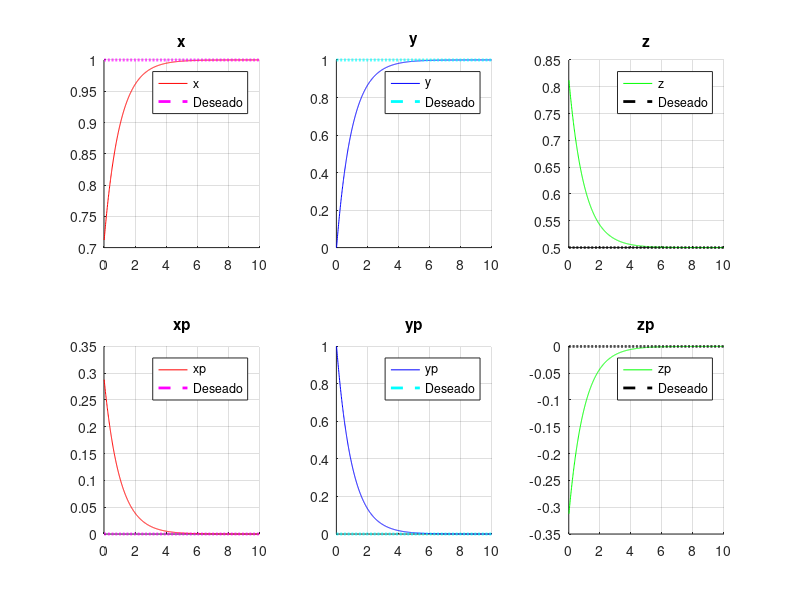
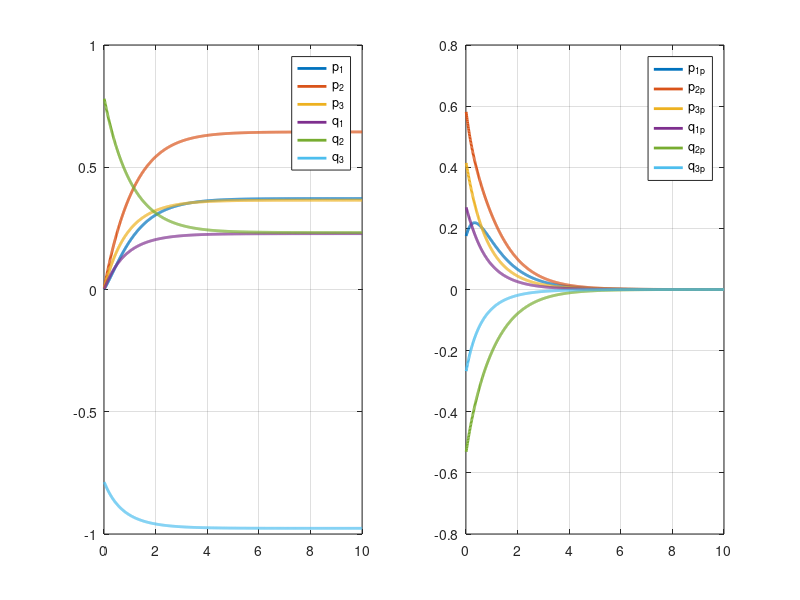

Write MATLAB code to recreate these figures, in order.
%% Actividad 7: Manipulador en omnidireccional
% close all; 
figure
clear; clc;

%% Funciones
% Matriz Jacobiana
J = @(q) [ 1, 0, - sin(q(3))/4 - (cos(q(3))*sin(q(4))*(5*cos(q(5) + q(6)) + 6*cos(q(5))))/20 - (cos(q(4))*sin(q(3))*(5*cos(q(5) + q(6)) + 6*cos(q(5))))/20, -(sin(q(3) + q(4))*(5*cos(q(5) + q(6)) + 6*cos(q(5))))/20, -(cos(q(3) + q(4))*(5*sin(q(5) + q(6)) + 6*sin(q(5))))/20, -(cos(q(3) + q(4))*sin(q(5) + q(6)))/4;
         0, 1,   cos(q(3))/4 + (cos(q(3))*cos(q(4))*(5*cos(q(5) + q(6)) + 6*cos(q(5))))/20 - (sin(q(3))*sin(q(4))*(5*cos(q(5) + q(6)) + 6*cos(q(5))))/20,  (cos(q(3) + q(4))*(5*cos(q(5) + q(6)) + 6*cos(q(5))))/20, -(sin(q(3) + q(4))*(5*sin(q(5) + q(6)) + 6*sin(q(5))))/20, -(sin(q(3) + q(4))*sin(q(5) + q(6)))/4;
         0, 0,                                                                                                                   0,                                               0,                 cos(q(5) + q(6))/4 + (3*cos(q(5)))/10,                 cos(q(5) + q(6))/4];

% Vector de traslacion (ultima columna de wTe)   
vt = @(q) [q(1) + cos(q(3))/4 + cos(q(3))*((3*cos(q(4))*cos(q(5)))/10 + (cos(q(4))*cos(q(5))*cos(q(6)))/4 - (cos(q(4))*sin(q(5))*sin(q(6)))/4) - sin(q(3))*((3*cos(q(5))*sin(q(4)))/10 - (sin(q(4))*sin(q(5))*sin(q(6)))/4 + (cos(q(5))*cos(q(6))*sin(q(4)))/4);
           q(2) + sin(q(3))/4 + sin(q(3))*((3*cos(q(4))*cos(q(5)))/10 + (cos(q(4))*cos(q(5))*cos(q(6)))/4 - (cos(q(4))*sin(q(5))*sin(q(6)))/4) + cos(q(3))*((3*cos(q(5))*sin(q(4)))/10 - (sin(q(4))*sin(q(5))*sin(q(6)))/4 + (cos(q(5))*cos(q(6))*sin(q(4)))/4);
           (3*sin(q(5)))/10 + (cos(q(5))*sin(q(6)))/4 + (cos(q(6))*sin(q(5)))/4 + 3/5];
       
%% Simulacion
p_base = [0 0 0]'; % Coordenadas generalizadas robot movil
q_arm = [0 pi/4 -pi/4]'; % Coordenadas generalizadas manipulador
q = [p_base; q_arm]; % Coordenadas generalizadas
K = [1 0 0; 0 1 0; 0 0 1]; % Matriz de ganancias

xd = [1 1 0.5]'; % Deseados

t = 0.01; % Tiempo de integracion
S = 10; % Tiempo total de simulacion

x_plot = zeros(3, (S / t)); % Matriz que guardara las posiciones globales en cada paso
xp_plot = zeros(3, (S / t)); % Matriz que guardara las velocidades(errores) globales en cada paso
q_plot = zeros(6, (S / t)); % Matriz que guardara las posiciones del robot movil y el manipulador en cada paso
qp_plot = zeros(6, (S / t)); % Matriz que guardara las velocidades(errores) del robot movil y el manipulador en cada paso
time = t : t : S; % Vector de tiempo para las graficas

% Simulacion
for i = 1 : (S / t)
    x = vt(q); % Calcular posiciones actuales
    
    err = xd - x; % Error
    J_inv = pinv(J(q)); % Inversa del Jacobiano (pseudo-inversa)
    
    qp = J_inv * (K * err); % Actualizar velocidades
    q = q + qp * t; % Actualizar posiciones
    
    x_plot(:, i) = x; % Guardar posiciones actuales    
    xp_plot(:, i) = err; % Guardar errores actuales
    
    q_plot(:, i) = q; % Guardar posiciones actuales (movil y manipulador)   
    qp_plot(:, i) = qp; % Guardar errores actuales (movil y manipulador)
end

%% Graficas
figure(1)
subplot(2, 3, 1)
hold on
grid on
plot(time, x_plot(1, :), 'r')
plot(time, ones(size(time)) * xd(1), '--m', 'LineWidth', 2)
title('x')
legend('x', 'Deseado')

subplot(2, 3, 2)
hold on
grid on
plot(time, x_plot(2, :), 'b')
plot(time, ones(size(time)) * xd(2), '--c', 'LineWidth', 2)
title('y')
legend('y', 'Deseado')

subplot(2, 3, 3)
hold on
grid on
plot(time, x_plot(3, :), 'g')
plot(time, ones(size(time)) * xd(3), '--k', 'LineWidth', 2)
title('z')
legend('z', 'Deseado')

subplot(2, 3, 4)
hold on
grid on
plot(time, xp_plot(1, :), 'r')
plot(time, zeros(size(time)), '--m', 'LineWidth', 2)
title('xp')
legend('xp', 'Deseado')

subplot(2, 3, 5)
hold on
grid on
plot(time, xp_plot(2, :), 'b')
plot(time, zeros(size(time)), '--c', 'LineWidth', 2)
title('yp')
legend('yp', 'Deseado')

subplot(2, 3, 6)
hold on
grid on
plot(time, xp_plot(3, :), 'g')
plot(time, zeros(size(time)), '--k', 'LineWidth', 2)
title('zp')
legend('zp', 'Deseado')

figure(2)
subplot(1, 2, 1)
plot(time, q_plot, 'LineWidth', 2)
grid on
legend('p_1', 'p_2', 'p_3', 'q_1', 'q_2', 'q_3')

subplot(1, 2, 2)
plot(time, qp_plot, 'LineWidth', 2)
grid on
legend('p_1_p', 'p_2_p', 'p_3_p', 'q_1_p', 'q_2_p', 'q_3_p');